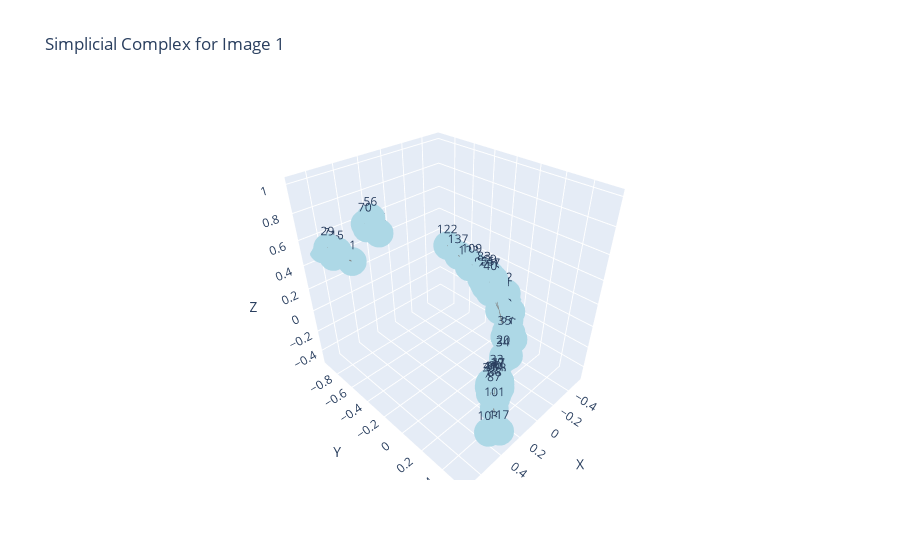
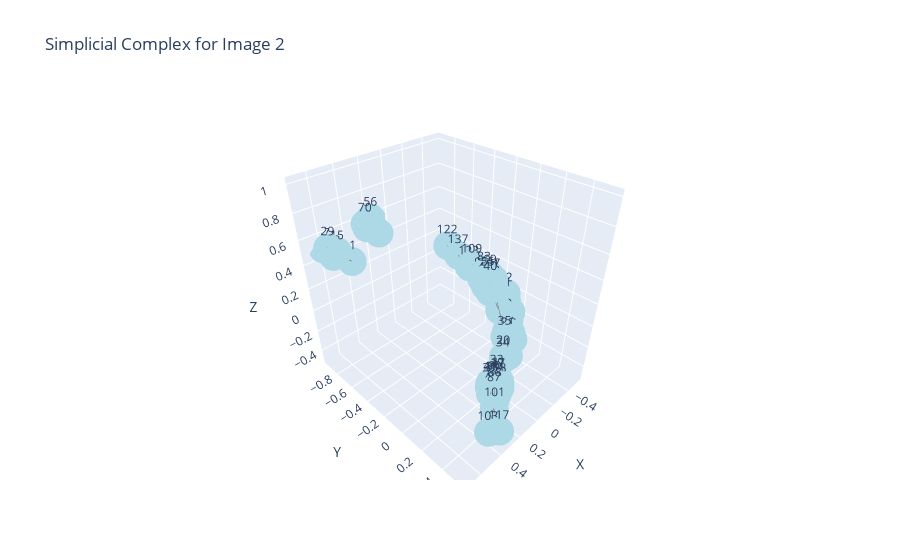

The notebook cell saved with these charts, in order:
### Code cell
import numpy as np
import torch
from transformers import ViTModel, ViTFeatureExtractor
import gudhi as gd
import matplotlib.pyplot as plt
import networkx as nx
from scipy.spatial.distance import jensenshannon
import plotly.graph_objs as go
from PIL import Image
import ipywidgets as widgets


def get_attention_matrix(image, model, tokenizer, layer, head):
    inputs = tokenizer(images=[image], return_tensors="pt")
    outputs = model(**inputs, output_attentions=True)
    attention = outputs.attentions[layer][0, head].detach().cpu().numpy()
    return attention

def compute_persistence(attention_matrix):
    softmax_attention = np.exp(attention_matrix) / np.sum(np.exp(attention_matrix), axis=-1)[:, np.newaxis]
    distance_matrix = np.array([[jensenshannon(softmax_attention[i], softmax_attention[j]) for j in range(softmax_attention.shape[0])] for i in range(softmax_attention.shape[0])])
    
    rips_complex = gd.RipsComplex(distance_matrix=distance_matrix, max_edge_length=np.inf)
    simplex_tree = rips_complex.create_simplex_tree(max_dimension=2)
    persistence = simplex_tree.persistence(min_persistence=0.01)
    return persistence, simplex_tree, distance_matrix

def plot_simplicial_complex_3d(simplex_tree, distance_matrix, title, threshold, tokens):
    g = nx.Graph()
    for (simplex, _) in simplex_tree.get_filtration():
        if len(simplex) == 2:
            if distance_matrix[simplex[0]][simplex[1]] <= threshold:
                g.add_edge(simplex[0], simplex[1])

    # Create a token dictionary only for nodes in the graph
    labels = {node: tokens[node] for node in g.nodes()}
    
    # 3D layout
    pos = nx.spring_layout(g, dim=3, seed=42)
    
    # Extract node coordinates
    Xn = [pos[k][0] for k in g.nodes()]
    Yn = [pos[k][1] for k in g.nodes()]
    Zn = [pos[k][2] for k in g.nodes()]
    
    # Extract edge coordinates
    Xe = []
    Ye = []
    Ze = []
    for e in g.edges():
        Xe += [pos[e[0]][0], pos[e[1]][0], None]
        Ye += [pos[e[0]][1], pos[e[1]][1], None]
        Ze += [pos[e[0]][2], pos[e[1]][2], None]
    
    # Create a trace for edges
    trace_edges = go.Scatter3d(x=Xe, y=Ye, z=Ze, mode='lines', line=dict(color='gray', width=1))
    
    # Create a trace for nodes
    trace_nodes = go.Scatter3d(x=Xn, y=Yn, z=Zn, mode='markers+text', text=list(labels.values()), marker=dict(symbol='circle', size=10, color='lightblue'), textposition="top center")
    
    # Create a layout
    layout = go.Layout(title=title, scene=dict(xaxis_title='X', yaxis_title='Y', zaxis_title='Z'), showlegend=False)
    
    # Create a plot
    fig = go.Figure(data=[trace_edges, trace_nodes], layout=layout)
    fig.show()

# Load pre-trained visual transformer model and tokenizer
tokenizer = ViTFeatureExtractor.from_pretrained('google/vit-base-patch16-224')
model = ViTModel.from_pretrained('google/vit-base-patch16-224')

# Image inputs
image1 = Image.open("heart.png")
image1 = image.convert('RGB')

image2 = Image.open("heart2.png")
image2 = image.convert('RGB')


# Choose a layer and head
layer = 1
head = 2

# Get attention matrices
attention_matrix1 = get_attention_matrix(image1, model, tokenizer, layer, head)
attention_matrix2 = get_attention_matrix(image2, model, tokenizer, layer, head)

# Compute persistence and simplex trees
persistence1, simplex_tree1, distance_matrix1 = compute_persistence(attention_matrix1)
persistence2, simplex_tree2, distance_matrix2 = compute_persistence(attention_matrix2)

# Get tokens as patch indices
tokens1 = list(range(attention_matrix1.shape[0]))
tokens2 = list(range(attention_matrix2.shape[0]))

# Create a slider for the threshold value
threshold_slider = widgets.FloatSlider(
    value=0.0005,
    min=0.00001,
    max=0.05,
    step=0.00001,
    description='Threshold:',
    continuous_update=False
)

# Define a function to update the plot based on the threshold value from the slider
def update_plot(threshold):
    plot_simplicial_complex_3d(simplex_tree1, distance_matrix1, "Simplicial Complex for Image 1", threshold, tokens1)
    plot_simplicial_complex_3d(simplex_tree2, distance_matrix2, "Simplicial Complex for Image 2", threshold, tokens2)

# Connect the slider to the update_plot function
widgets.interact(update_plot, threshold=threshold_slider)

### Figure 1 — Plotly figure (JSON) as saved in the notebook; plotly's stock layout.template omitted (floating-point values rounded to 4 significant figures; data arrays with more than 128 entries replaced by an {"elided": "..."} marker saying what was removed)
{"data": [{"line": {"color": "gray", "width": 1}, "mode": "lines", "type": "scatter3d", "x": {"elided": "1242 float values"}, "y": {"elided": "1242 float values"}, "z": {"elided": "1242 float values"}}, {"marker": {"color": "lightblue", "size": 10, "symbol": "circle"}, "mode": "markers+text", "text": ["15", "43", "42", "56", "28", "54", "68", "16", "44", "31", "45", "58", "26", "59", "73", "40", "57", "53", "67", "18", "29", "7", "8", "46", "60", "17", "25", "11", "12", "30", "41", "55", "39", "27", "81", "69", "83", "82", "19", "33", "20", "34", "72", "74", "21", "22", "47", "32", "24", "38", "109", "123", "3", "4", "87", "88", "9", "10", "2", "23", "35", "70", "13", "5", "6", "95", "101", "137", "122", "103", "117", "1"], "textposition": "top center", "type": "scatter3d", "x": [0.5412, 0.5762, 0.6242, 0.6566, 0.6792, -0.2828, -0.2334, 0.151, 0.1674, 0.1446, 0.1404, 0.1238, -0.3189, 0.1251, 0.1769, -0.2496, 0.6036, -0.2697, -0.2378, 0.112, 0.5944, -0.2892, -0.3003, 0.153, 0.1384, 0.1363, -0.2852, -0.3984, -0.4536, 0.1626, -0.2327, -0.2561, -0.2393, -0.3054, -0.2776, -0.2985, -0.2741, -0.2734, 0.07809, 0.08523, -0.07334, -0.04117, 0.2049, 0.1575, -0.1934, -0.2251, 0.09495, 0.1744, -0.2467, -0.2752, -0.2731, -0.272, 0.08583, 0.09173, 0.1953, 0.1752, -0.3324, -0.4142, 0.1273, -0.2444, -0.1553, 0.7076, -0.5347, 0.005838, -0.1777, -0.2498, 0.282, -0.2834, -0.303, 0.4235, 0.381, 0.4937], "y": [-0.8567, -0.8616, -0.2182, -0.2351, -0.248, -0.1535, -0.1313, 0.2993, 0.2735, 0.327, 0.2757, 0.3318, -0.1325, 0.336, 0.3321, -0.1109, -0.9374, -0.09384, -0.1023, 0.2978, -0.8872, 0.1147, 0.08218, 0.269, 0.2962, 0.3028, -0.1202, -0.08228, -0.1087, 0.3, -0.1597, -0.1417, -0.1467, -0.1264, -0.1181, -0.156, -0.1941, -0.1911, 0.2763, 0.2716, 0.198, 0.2207, 0.3158, 0.3496, 0.1253, 0.09382, 0.2926, 0.2803, -0.1063, -0.08959, -0.3163, -0.346, 0.2759, 0.2888, 0.3438, 0.333, 0.02901, -0.01952, 0.2564, -0.001994, 0.1338, -0.2184, -0.1356, 0.2427, 0.1662, -0.1991, 0.4184, -0.4728, -0.6137, 0.494, 0.5505, -0.7615], "z": [0.4833, 0.4568, 0.9022, 1.0, 0.9435, 0.1684, 0.1888, -0.3106, -0.3057, -0.2486, -0.3211, -0.2666, 0.1327, -0.2959, -0.3125, 0.2005, 0.4972, 0.1584, 0.1453, -0.3193, 0.5237, -0.2436, -0.2038, -0.2747, -0.2606, -0.3422, 0.1195, -0.008969, -0.003138, -0.2458, 0.1813, 0.2233, 0.1516, 0.1944, 0.1978, 0.2169, 0.2356, 0.1786, -0.2863, -0.255, -0.2238, -0.2088, -0.2869, -0.2904, -0.1666, -0.1377, -0.2636, -0.2642, 0.1155, 0.1273, 0.2518, 0.2218, -0.4884, -0.4344, -0.2942, -0.2687, -0.1226, -0.1152, -0.4177, 0.00207, -0.1253, 0.9892, -0.03767, -0.3966, -0.3069, 0.1941, -0.3151, 0.2649, 0.2889, -0.3665, -0.3419, 0.4226]}], "layout": {"scene": {"xaxis": {"title": {"text": "X"}}, "yaxis": {"title": {"text": "Y"}}, "zaxis": {"title": {"text": "Z"}}}, "showlegend": false, "title": {"text": "Simplicial Complex for Image 1"}}}

### Figure 2 — Plotly figure (JSON) as saved in the notebook; plotly's stock layout.template omitted (floating-point values rounded to 4 significant figures; data arrays with more than 128 entries replaced by an {"elided": "..."} marker saying what was removed)
{"data": [{"line": {"color": "gray", "width": 1}, "mode": "lines", "type": "scatter3d", "x": {"elided": "1242 float values"}, "y": {"elided": "1242 float values"}, "z": {"elided": "1242 float values"}}, {"marker": {"color": "lightblue", "size": 10, "symbol": "circle"}, "mode": "markers+text", "text": ["15", "43", "42", "56", "28", "54", "68", "16", "44", "31", "45", "58", "26", "59", "73", "40", "57", "53", "67", "18", "29", "7", "8", "46", "60", "17", "25", "11", "12", "30", "41", "55", "39", "27", "81", "69", "83", "82", "19", "33", "20", "34", "72", "74", "21", "22", "47", "32", "24", "38", "109", "123", "3", "4", "87", "88", "9", "10", "2", "23", "35", "70", "13", "5", "6", "95", "101", "137", "122", "103", "117", "1"], "textposition": "top center", "type": "scatter3d", "x": [0.5412, 0.5762, 0.6242, 0.6566, 0.6792, -0.2828, -0.2334, 0.151, 0.1674, 0.1446, 0.1404, 0.1238, -0.3189, 0.1251, 0.1769, -0.2496, 0.6036, -0.2697, -0.2378, 0.112, 0.5944, -0.2892, -0.3003, 0.153, 0.1384, 0.1363, -0.2852, -0.3984, -0.4536, 0.1626, -0.2327, -0.2561, -0.2393, -0.3054, -0.2776, -0.2985, -0.2741, -0.2734, 0.07809, 0.08523, -0.07334, -0.04117, 0.2049, 0.1575, -0.1934, -0.2251, 0.09495, 0.1744, -0.2467, -0.2752, -0.2731, -0.272, 0.08583, 0.09173, 0.1953, 0.1752, -0.3324, -0.4142, 0.1273, -0.2444, -0.1553, 0.7076, -0.5347, 0.005838, -0.1777, -0.2498, 0.282, -0.2834, -0.303, 0.4235, 0.381, 0.4937], "y": [-0.8567, -0.8616, -0.2182, -0.2351, -0.248, -0.1535, -0.1313, 0.2993, 0.2735, 0.327, 0.2757, 0.3318, -0.1325, 0.336, 0.3321, -0.1109, -0.9374, -0.09384, -0.1023, 0.2978, -0.8872, 0.1147, 0.08218, 0.269, 0.2962, 0.3028, -0.1202, -0.08228, -0.1087, 0.3, -0.1597, -0.1417, -0.1467, -0.1264, -0.1181, -0.156, -0.1941, -0.1911, 0.2763, 0.2716, 0.198, 0.2207, 0.3158, 0.3496, 0.1253, 0.09382, 0.2926, 0.2803, -0.1063, -0.08959, -0.3163, -0.346, 0.2759, 0.2888, 0.3438, 0.333, 0.02901, -0.01952, 0.2564, -0.001994, 0.1338, -0.2184, -0.1356, 0.2427, 0.1662, -0.1991, 0.4184, -0.4728, -0.6137, 0.494, 0.5505, -0.7615], "z": [0.4833, 0.4568, 0.9022, 1.0, 0.9435, 0.1684, 0.1888, -0.3106, -0.3057, -0.2486, -0.3211, -0.2666, 0.1327, -0.2959, -0.3125, 0.2005, 0.4972, 0.1584, 0.1453, -0.3193, 0.5237, -0.2436, -0.2038, -0.2747, -0.2606, -0.3422, 0.1195, -0.008969, -0.003138, -0.2458, 0.1813, 0.2233, 0.1516, 0.1944, 0.1978, 0.2169, 0.2356, 0.1786, -0.2863, -0.255, -0.2238, -0.2088, -0.2869, -0.2904, -0.1666, -0.1377, -0.2636, -0.2642, 0.1155, 0.1273, 0.2518, 0.2218, -0.4884, -0.4344, -0.2942, -0.2687, -0.1226, -0.1152, -0.4177, 0.00207, -0.1253, 0.9892, -0.03767, -0.3966, -0.3069, 0.1941, -0.3151, 0.2649, 0.2889, -0.3665, -0.3419, 0.4226]}], "layout": {"scene": {"xaxis": {"title": {"text": "X"}}, "yaxis": {"title": {"text": "Y"}}, "zaxis": {"title": {"text": "Z"}}}, "showlegend": false, "title": {"text": "Simplicial Complex for Image 2"}}}
